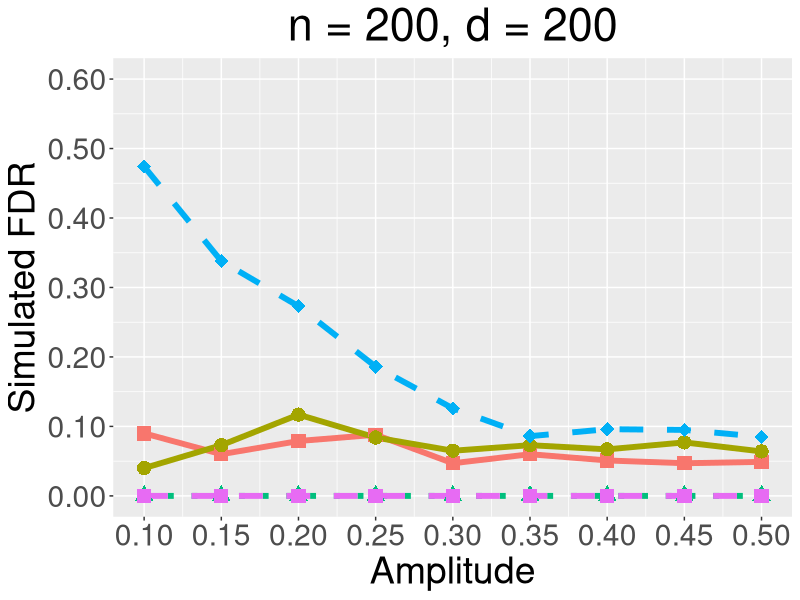
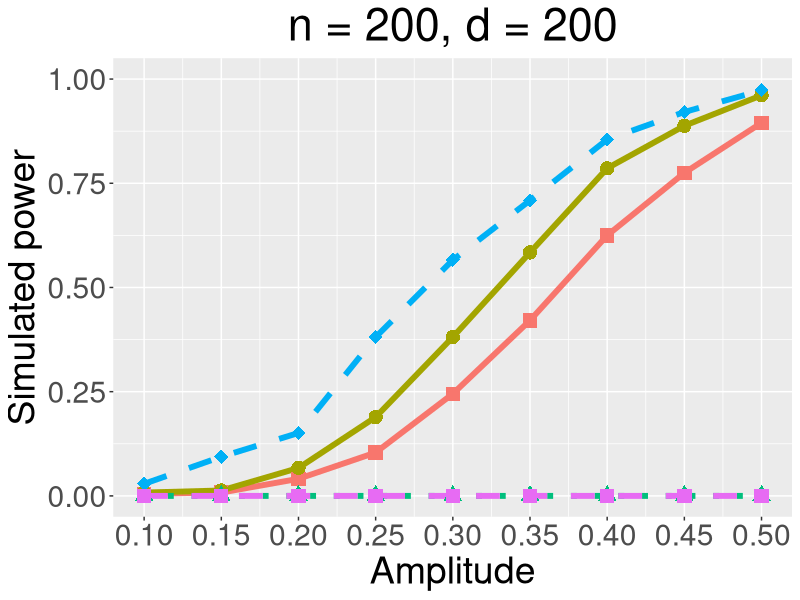
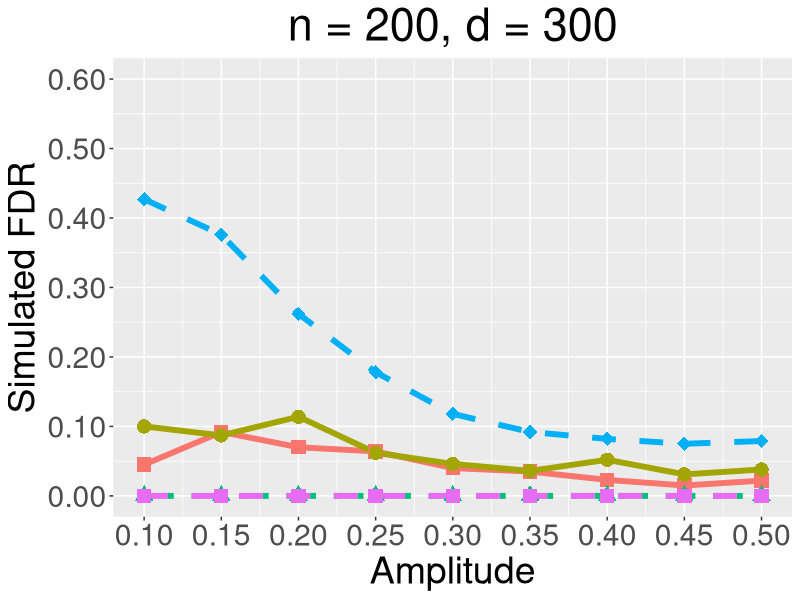
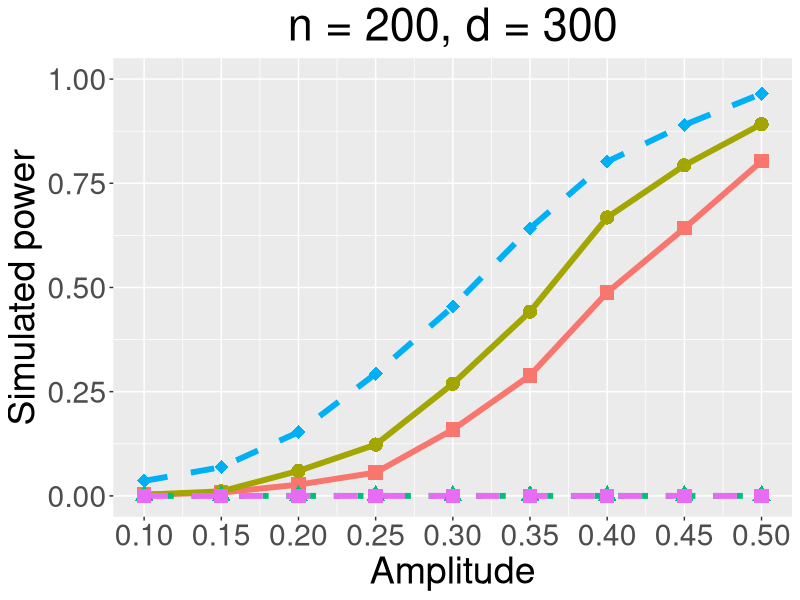
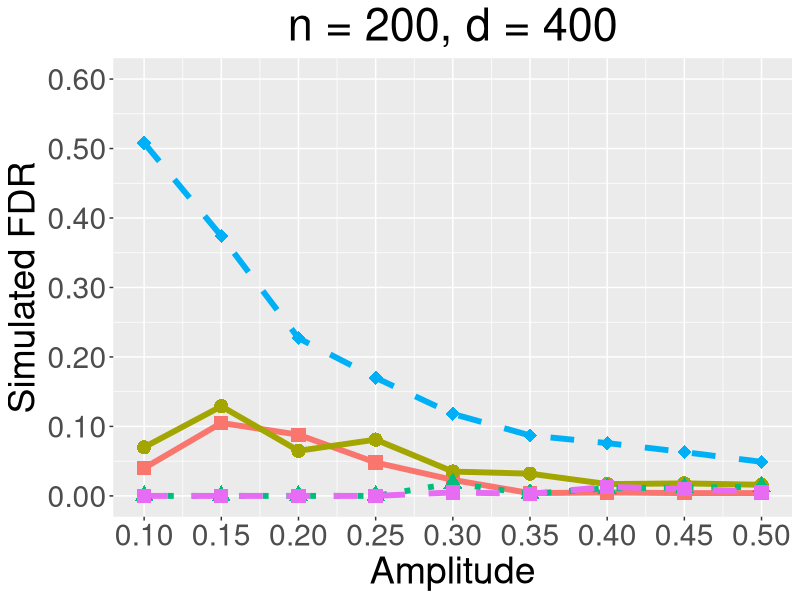
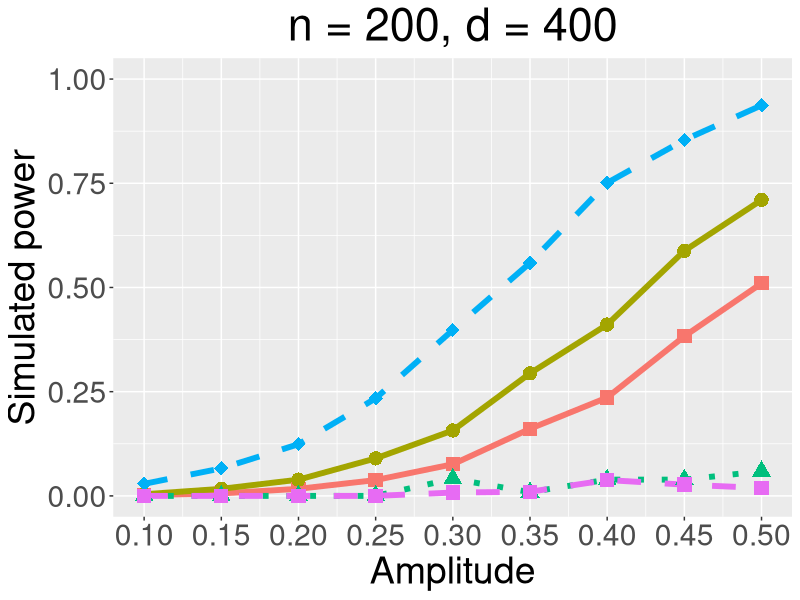
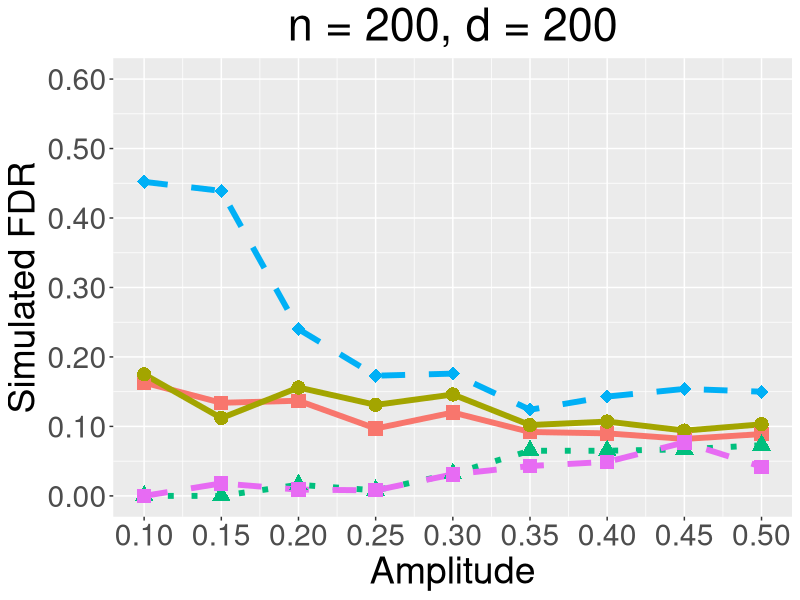
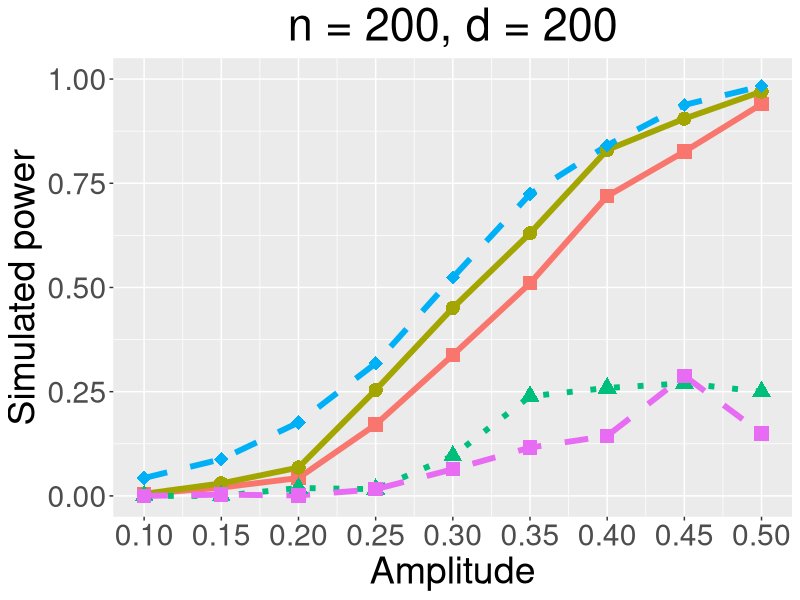

Here is the R script that generated these plots, in order:
library(ggplot2)
# This script presents the results under S2 with FDR level = 0.05.
# We will construct 6 figures, which are 
# 1, n = 200; p = 1*n, 1.5*n, 2*n; rho;
# 2, n = 500; p = 1*n, 1.5*n, 2*n; rho;
# 3, n = 200; p = 1*n, 1.5*n, 2*n; rho;
# 4, n = 500; p = 1*n, 1.5*n, 2*n; rho;
# 5, n = 200; p = 1*n, 1.5*n, 2*n; amp;
# 6, n = 500; p = 1*n, 1.5*n, 2*n; amp.
# Each figure will include 6 subfigures. This script will draw total 36 figures.

# First step, we record the data. Second step, we draw the figure.
# 1st column, 1p method; 2nd column, 2p method; 3rd column, knockoff method.
# Row: larger parameters.

# Figure 1

n200p1fdr_005 = matrix(c(
                         0.09,0.04,0,0.474,0,
                         0.06,0.073,0,0.338,0,
                         0.079,0.117,0,0.273,0,
                         0.088,0.084,0,0.186,0,
                         0.047,0.065,0,0.126,0,
                         0.06,0.073,0,0.086,0,
                         0.051,0.067,0,0.096,0,
                         0.047,0.077,0,0.095,0,
                         0.049,0.064,0,0.085,0),
                       byrow = TRUE, nrow = 9, ncol = 5)


n200p1power_005 = matrix(c(
                           0.005,0.008,0,0.029,0,
                           0.008,0.013,0,0.094,0,
                           0.041,0.067,0,0.151,0,
                           0.104,0.189,0,0.381,0,
                           0.245,0.381,0,0.566,0,
                           0.421,0.584,0,0.709,0,
                           0.625,0.786,0,0.855,0,
                           0.775,0.888,0,0.921,0,
                           0.895,0.961,0,0.973,0),
                         byrow = TRUE, nrow = 9, ncol = 5)




n200p1.5fdr_005 = matrix(c(
                           0.045,0.1,0,0.427,0,
                           0.092,0.087,0,0.376,0,
                           0.07,0.114,0,0.262,0,
                           0.064,0.062,0,0.178,0,
                           0.04,0.046,0,0.118,0,
                           0.035,0.036,0,0.092,0,
                           0.023,0.052,0,0.082,0,
                           0.015,0.031,0,0.075,0,
                           0.022,0.038,0,0.079,0),
                         byrow = TRUE, nrow = 9, ncol = 5)


n200p1.5power_005 = matrix(c(
                             0.003,0.003,0,0.036,0,
                             0.008,0.011,0,0.069,0,
                             0.027,0.06,0,0.153,0,
                             0.056,0.123,0,0.293,0,
                             0.159,0.269,0,0.454,0,
                             0.289,0.442,0,0.642,0,
                             0.488,0.668,0,0.802,0,
                             0.642,0.793,0,0.89,0,
                             0.803,0.892,0,0.965,0),
                           byrow = TRUE, nrow = 9, ncol = 5)



# Figure 2

n200p2fdr_005 = matrix(c(
                         0.04,0.07,0,0.508,0,
                         0.105,0.129,0,0.374,0,
                         0.088,0.065,0,0.227,0,
                         0.048,0.081,0,0.170,0,
                         0.023,0.035,0.018,0.118,0.005,
                         0.004,0.032,0.003,0.087,0.003,
                         0.005,0.017,0.011,0.076,0.013,
                         0.004,0.018,0.012,0.063,0.010,
                         0.004,0.016,0.013,0.049,0.006),
                       byrow = TRUE, nrow = 9, ncol = 5)


n200p2power_005 = matrix(c(
                           0.002,0.004,0,0.029,0,
                           0.006,0.017,0,0.066,0,
                           0.017,0.039,0,0.124,0,
                           0.038,0.09,0,0.234,0,
                           0.076,0.157,0.041,0.398,0.008,
                           0.161,0.294,0.009,0.559,0.010,
                           0.236,0.411,0.039,0.751,0.038,
                           0.383,0.588,0.039,0.854,0.027,
                           0.510,0.710,0.059,0.937,0.019),
                         byrow = TRUE, nrow = 9, ncol = 5)



# Figure 5

n200p1fdr_01 = matrix(c(
                        0.163,0.175,0,0.452,0,
                        0.134,0.112,0,0.439,0.018,
                        0.137,0.156,0.016,0.240,0.009,
                        0.097,0.131,0.008,0.173,0.008,
                        0.120,0.146,0.032,0.176,0.031,
                        0.092,0.102,0.065,0.124,0.043,
                        0.090,0.107,0.065,0.143,0.049,
                        0.082,0.094,0.067,0.154,0.077,
                        0.089,0.103,0.073,0.150,0.042),
                      byrow = TRUE, nrow = 9, ncol = 5)


n200p1power_01 = matrix(c(
                          0.005,0.005,0,0.043,0,
                          0.02,0.03,0,0.088,0.003,
                          0.043,0.068,0.019,0.176,0.001,
                          0.171,0.254,0.016,0.318,0.016,
                          0.338,0.451,0.096,0.524,0.064,
                          0.51,0.63,0.239,0.724,0.116,
                          0.719,0.83,0.259,0.841,0.144,
                          0.826,0.905,0.270,0.938,0.288,
                          0.940,0.970,0.250,0.983,0.150),
                        byrow = TRUE, nrow = 9, ncol = 5)


n200p1.5fdr_01 = matrix(c(
                          0.105,0.165,0,0.444,0,
                          0.161,0.154,0,0.352,0.008,
                          0.117,0.161,0.01,0.222,0.006,
                          0.085,0.086,0.061,0.206,0.012,
                          0.074,0.107,0.054,0.123,0.061,
                          0.055,0.084,0.079,0.102,0.061,
                          0.032,0.051,0.087,0.145,0.060,
                          0.034,0.070,0.079,0.104,0.072,
                          0.029,0.060,0.070,0.108,0.074),
                        byrow = TRUE, nrow = 9, ncol = 5)


n200p1.5power_01 = matrix(c(
                            0.003,0.008,0,0.038,0,
                            0.02,0.027,0,0.073,0.002,
                            0.04,0.065,0.017,0.149,0.005,
                            0.106,0.204,0.162,0.273,0.016,
                            0.227,0.308,0.319,0.473,0.175,
                            0.354,0.52,0.61,0.658,0.251,
                            0.575,0.706,0.827,0.837,0.499,
                            0.734,0.847,0.971,0.906,0.801,
                            0.853,0.910,0.986,0.982,0.953),
                          byrow = TRUE, nrow = 9, ncol = 5)


# Figure 6

n200p2fdr_01 = matrix(c(
                        0.09,0.148,0,0.438,0,
                        0.081,0.111,0,0.356,0,
                        0.148,0.163,0.019,0.270,0.018,
                        0.121,0.15,0.06,0.140,0.061,
                        0.048,0.079,0.062,0.139,0.034,
                        0.025,0.045,0.089,0.102,0.061,
                        0.023,0.039,0.08,0.120,0.085,
                        0.012,0.021,0.101,0.112,0.068,
                        0.009,0.014,0.062,0.122,0.083),
                      byrow = TRUE, nrow = 9, ncol = 5)


n200p2power_01 = matrix(c(
                          0.003,0.006,0,0.026,0,
                          0.01,0.022,0,0.064,0,
                          0.034,0.054,0.021,0.12,0.010,
                          0.06,0.113,0.181,0.229,0.091,
                          0.089,0.199,0.368,0.422,0.170,
                          0.225,0.356,0.639,0.618,0.413,
                          0.334,0.488,0.803,0.799,0.641,
                          0.469,0.659,0.938,0.933,0.865,
                          0.620,0.780,0.970,0.955,0.929),
                        byrow = TRUE, nrow = 9, ncol = 5)


# Amplitude, 12 figures


# Figure 1-1

# Set x label, it is public.
amplevel = rep(c(0.1,0.15,0.2,0.25,0.3,0.35,0.4,0.45,0.5), times = 5)
# Set the type of methods, it is public.
type = rep(c('A','B','C','D','E'), each = 9)

points = c('A' = 15, 'B' = 16, 'C' = 17, 'D' = 18, 'E' = 15)

# Read the data into dataframe.
fdr11 = c(n200p1fdr_005[,1], n200p1fdr_005[,2], n200p1fdr_005[,3], n200p1fdr_005[,4], n200p1fdr_005[,5])
df11 = data.frame(amplevel = amplevel, type = type, fdr = fdr11)

# DRAW
n200p200fdr_005 = 
  ggplot(data = df11, mapping = aes(x = amplevel, y = fdr, colour = type, shape = type, linetype = type)) + scale_linetype_manual(values=c("solid", "solid", "dotted", "dashed", "dashed")) + scale_shape_manual(values = points)+ geom_line(linewidth = 2) + geom_point(size = 4.5) + scale_x_continuous(name = "Amplitude", breaks = seq(0.1, 0.5, by = 0.05), labels = c("0.10", "0.15", "0.20", "0.25", "0.30", "0.35", "0.40", "0.45","0.50"), limits = c(0.1, 0.5)) + scale_y_continuous(name = "Simulated FDR", breaks = seq(0, 0.6, by = 0.1), labels = c("0.00","0.10", "0.20", "0.30", "0.40", "0.50", "0.60"), limits = c(0,0.6)) + ggtitle("n = 200, d = 200") + theme(legend.position = 'none', text = element_text(size = 27), plot.title = element_text(hjust = 0.5)) 

# SAVE
ggsave("n200p200fdr_005.pdf", device = "pdf", path = "C:/Users/朱正天/Desktop/Knockoff_code/Knockoff_pre/S2", width = 8, height = 6)


# Figure 1-2

# Read the data into dataframe.
pwr12 = c(n200p1power_005[,1], n200p1power_005[,2], n200p1power_005[,3], n200p1power_005[,4], n200p1power_005[,5])
df12 = data.frame(amplevel = amplevel, type = type, power = pwr12)

# DRAW
n200p200power_005 = 
  ggplot(data = df12, mapping = aes(x = amplevel, y = power, colour = type, shape = type, linetype = type)) + scale_linetype_manual(values=c("solid", "solid", "dotted", "dashed", "dashed")) + scale_shape_manual(values = points)+ geom_line(linewidth = 2) + geom_point(size = 4.5) + scale_x_continuous(name = "Amplitude", breaks = seq(0.1, 0.5, by = 0.05), labels = c("0.10", "0.15", "0.20", "0.25", "0.30", "0.35", "0.40", "0.45","0.50"), limits = c(0.1, 0.5)) + scale_y_continuous(name = "Simulated power", breaks = seq(0, 1, by = 0.25), labels = c("0.00","0.25", "0.50", "0.75", "1.00"), limits = c(0,1)) + ggtitle("n = 200, d = 200") + theme(legend.position = 'none', text = element_text(size = 27), plot.title = element_text(hjust = 0.5))

# SAVE
ggsave("n200p200power_005.pdf", device = "pdf", path = "C:/Users/朱正天/Desktop/Knockoff_code/Knockoff_pre/S2", width = 8, height = 6)


# Figure 1-3

# Read the data into dataframe.
fdr13 = c(n200p1.5fdr_005[,1], n200p1.5fdr_005[,2], n200p1.5fdr_005[,3], n200p1.5fdr_005[,4], n200p1.5fdr_005[,5])
df13 = data.frame(amplevel = amplevel, type = type, fdr = fdr13)

# DRAW
n200p300fdr_005 = 
  ggplot(data = df13, mapping = aes(x = amplevel, y = fdr, colour = type, shape = type, linetype = type)) + scale_linetype_manual(values=c("solid", "solid", "dotted", "dashed", "dashed")) + scale_shape_manual(values = points)+ geom_line(linewidth = 2) + geom_point(size = 4.5) + scale_x_continuous(name = "Amplitude", breaks = seq(0.1, 0.5, by = 0.05), labels = c("0.10", "0.15", "0.20", "0.25", "0.30", "0.35", "0.40", "0.45","0.50"), limits = c(0.1, 0.5)) + scale_y_continuous(name = "Simulated FDR", breaks = seq(0, 0.6, by = 0.1), labels = c("0.00","0.10", "0.20", "0.30", "0.40", "0.50", "0.60"), limits = c(0,0.6)) + ggtitle("n = 200, d = 300") + theme(legend.position = 'none', text = element_text(size = 27), plot.title = element_text(hjust = 0.5)) 

# SAVE
ggsave("n200p300fdr_005.pdf", device = "pdf", path = "C:/Users/朱正天/Desktop/Knockoff_code/Knockoff_pre/S2", width = 8, height = 6)


# Figure 1-4

# Read the data into dataframe.
pwr14 = c(n200p1.5power_005[,1], n200p1.5power_005[,2], n200p1.5power_005[,3], n200p1.5power_005[,4], n200p1.5power_005[,5])
df14 = data.frame(amplevel = amplevel, type = type, power = pwr14)

# DRAW
n200p300power_005 = 
  ggplot(data = df14, mapping = aes(x = amplevel, y = power, colour = type, shape = type, linetype = type)) + scale_linetype_manual(values=c("solid", "solid", "dotted", "dashed", "dashed")) + scale_shape_manual(values = points)+ geom_line(linewidth = 2) + geom_point(size = 4.5) + scale_x_continuous(name = "Amplitude", breaks = seq(0.1, 0.5, by = 0.05), labels = c("0.10", "0.15", "0.20", "0.25", "0.30", "0.35", "0.40", "0.45","0.50"), limits = c(0.1, 0.5)) + scale_y_continuous(name = "Simulated power", breaks = seq(0, 1, by = 0.25), labels = c("0.00","0.25", "0.50", "0.75", "1.00"), limits = c(0,1)) + ggtitle("n = 200, d = 300") + theme(legend.position = 'none', text = element_text(size = 27), plot.title = element_text(hjust = 0.5))

# SAVE
ggsave("n200p300power_005.pdf", device = "pdf", path = "C:/Users/朱正天/Desktop/Knockoff_code/Knockoff_pre/S2", width = 8, height = 6)


# Figure 1-9

# Read the data into dataframe.
fdr19 = c(n200p2fdr_005[,1], n200p2fdr_005[,2], n200p2fdr_005[,3], n200p2fdr_005[,4], n200p2fdr_005[,5])
df19 = data.frame(amplevel = amplevel, type = type, fdr = fdr19)

# DRAW
n200p400fdr_005 = 
  ggplot(data = df19, mapping = aes(x = amplevel, y = fdr, colour = type, shape = type, linetype = type)) + scale_linetype_manual(values=c("solid", "solid", "dotted", "dashed", "dashed")) + scale_shape_manual(values = points)+ geom_line(linewidth = 2) + geom_point(size = 4.5) + scale_x_continuous(name = "Amplitude", breaks = seq(0.1, 0.5, by = 0.05), labels = c("0.10", "0.15", "0.20", "0.25", "0.30", "0.35", "0.40", "0.45","0.50"), limits = c(0.1, 0.5)) + scale_y_continuous(name = "Simulated FDR", breaks = seq(0, 0.6, by = 0.1), labels = c("0.00","0.10", "0.20", "0.30", "0.40", "0.50", "0.60"), limits = c(0,0.6)) + ggtitle("n = 200, d = 400") + theme(legend.position = 'none', text = element_text(size = 27), plot.title = element_text(hjust = 0.5)) 

# SAVE
ggsave("n200p400fdr_005.pdf", device = "pdf", path = "C:/Users/朱正天/Desktop/Knockoff_code/Knockoff_pre/S2", width = 8, height = 6)


# Figure 1-10

# Read the data into dataframe.
pwr110 = c(n200p2power_005[,1], n200p2power_005[,2], n200p2power_005[,3], n200p2power_005[,4], n200p2power_005[,5])
df110 = data.frame(amplevel = amplevel, type = type, power = pwr110)

# DRAW
n200p400power_005 = 
  ggplot(data = df110, mapping = aes(x = amplevel, y = power, colour = type, shape = type, linetype = type)) + scale_linetype_manual(values=c("solid", "solid", "dotted", "dashed", "dashed")) + scale_shape_manual(values = points)+ geom_line(linewidth = 2) + geom_point(size = 4.5) + scale_x_continuous(name = "Amplitude", breaks = seq(0.1, 0.5, by = 0.05), labels = c("0.10", "0.15", "0.20", "0.25", "0.30", "0.35", "0.40", "0.45","0.50"), limits = c(0.1, 0.5)) + scale_y_continuous(name = "Simulated power", breaks = seq(0, 1, by = 0.25), labels = c("0.00","0.25", "0.50", "0.75", "1.00"), limits = c(0,1)) + ggtitle("n = 200, d = 400") + theme(legend.position = 'none', text = element_text(size = 27), plot.title = element_text(hjust = 0.5))

# SAVE
ggsave("n200p400power_005.pdf", device = "pdf", path = "C:/Users/朱正天/Desktop/Knockoff_code/Knockoff_pre/S2", width = 8, height = 6)




# Amp, 12 figures


# Figure 2-1
# Set x label, it is public.
amp = rep(c(0.1,0.15,0.2,0.25,0.3,0.35,0.4,0.45,0.5), times = 5)

# Read the data into dataframe.
fdr21 = c(n200p1fdr_01[,1], n200p1fdr_01[,2], n200p1fdr_01[,3], n200p1fdr_01[,4], n200p1fdr_01[,5])
df21 = data.frame(amp = amp, type = type, fdr = fdr21)

# DRAW
n200p200fdr_01 = 
  ggplot(data = df21, mapping = aes(x = amp, y = fdr, colour = type, shape = type, linetype = type)) + scale_linetype_manual(values=c("solid", "solid", "dotted", "dashed", "dashed")) + scale_shape_manual(values = points)+ geom_line(linewidth = 2) + geom_point(size = 4.5) + scale_x_continuous(name = "Amplitude", breaks = seq(0.1, 0.5, by = 0.05), labels = c("0.10", "0.15", "0.20", "0.25", "0.30", "0.35", "0.40", "0.45","0.50"), limits = c(0.1, 0.5)) + ggtitle("n = 200, d = 200") + theme(legend.position = 'none', text = element_text(size = 27), plot.title = element_text(hjust = 0.5)) + scale_y_continuous(name = "Simulated FDR", breaks = seq(0, 0.6, by = 0.1), labels = c("0.00","0.10", "0.20", "0.30", "0.40", "0.50", "0.60"), limits = c(0,0.6))

# SAVE
ggsave("n200p200fdr_01.pdf", device = "pdf", path = "C:/Users/朱正天/Desktop/Knockoff_code/Knockoff_pre/S2", width = 8, height = 6)


# Figure 2-2

# Read the data into dataframe.
pwr22 = c(n200p1power_01[,1], n200p1power_01[,2], n200p1power_01[,3], n200p1power_01[,4], n200p1power_01[,5])
df22 = data.frame(amp = amp, type = type, power = pwr22)

# DRAW
n200p200power_01 = 
  ggplot(data = df22, mapping = aes(x = amp, y = power, colour = type, shape = type, linetype = type)) + scale_linetype_manual(values=c("solid", "solid", "dotted", "dashed", "dashed")) + scale_shape_manual(values = points)+ geom_line(linewidth = 2) + geom_point(size = 4.5) + scale_x_continuous(name = "Amplitude", breaks = seq(0.1, 0.5, by = 0.05), labels = c("0.10", "0.15", "0.20", "0.25", "0.30", "0.35", "0.40", "0.45","0.50"), limits = c(0.1, 0.5)) + scale_y_continuous(name = "Simulated power", breaks = seq(0, 1, by = 0.25), labels = c("0.00","0.25", "0.50", "0.75", "1.00"), limits = c(0,1)) + ggtitle("n = 200, d = 200") + theme(legend.position = 'none', text = element_text(size = 27), plot.title = element_text(hjust = 0.5))

# SAVE
ggsave("n200p200power_01.pdf", device = "pdf", path = "C:/Users/朱正天/Desktop/Knockoff_code/Knockoff_pre/S2", width = 8, height = 6)



# Figure 2-3

# Read the data into dataframe.
fdr23 = c(n200p1.5fdr_01[,1], n200p1.5fdr_01[,2], n200p1.5fdr_01[,3], n200p1.5fdr_01[,4], n200p1.5fdr_01[,5])
df23 = data.frame(amp = amp, type = type, fdr = fdr23)

# DRAW
n200p300fdr_01 = 
  ggplot(data = df23, mapping = aes(x = amp, y = fdr, colour = type, shape = type, linetype = type)) + scale_linetype_manual(values=c("solid", "solid", "dotted", "dashed", "dashed")) + scale_shape_manual(values = points)+ geom_line(linewidth = 2) + geom_point(size = 4.5) + scale_x_continuous(name = "Amplitude", breaks = seq(0.1, 0.5, by = 0.05), labels = c("0.10", "0.15", "0.20", "0.25", "0.30", "0.35", "0.40", "0.45","0.50"), limits = c(0.1, 0.5)) + ggtitle("n = 200, d = 300") + theme(legend.position = 'none', text = element_text(size = 27), plot.title = element_text(hjust = 0.5)) + scale_y_continuous(name = "Simulated FDR", breaks = seq(0, 0.6, by = 0.1), labels = c("0.00","0.10", "0.20", "0.30", "0.40", "0.50", "0.60"), limits = c(0,0.6))

# SAVE
ggsave("n200p300fdr_01.pdf", device = "pdf", path = "C:/Users/朱正天/Desktop/Knockoff_code/Knockoff_pre/S2", width = 8, height = 6)


# Figure 2-4

# Read the data into dataframe.
pwr24 = c(n200p1.5power_01[,1], n200p1.5power_01[,2], n200p1.5power_01[,3], n200p1.5power_01[,4], n200p1.5power_01[,5])
df24 = data.frame(amp = amp, type = type, power = pwr24)

# DRAW
n200p300power_01 = 
  ggplot(data = df24, mapping = aes(x = amp, y = power, colour = type, shape = type, linetype = type)) + scale_linetype_manual(values=c("solid", "solid", "dotted", "dashed", "dashed")) + scale_shape_manual(values = points)+ geom_line(linewidth = 2) + geom_point(size = 4.5) + scale_x_continuous(name = "Amplitude", breaks = seq(0.1, 0.5, by = 0.05), labels = c("0.10", "0.15", "0.20", "0.25", "0.30", "0.35", "0.40", "0.45","0.50"), limits = c(0.1, 0.5)) + scale_y_continuous(name = "Simulated power", breaks = seq(0, 1, by = 0.25), labels = c("0.00","0.25", "0.50", "0.75", "1.00"), limits = c(0,1)) + ggtitle("n = 200, d = 300") + theme(legend.position = 'none', text = element_text(size = 27), plot.title = element_text(hjust = 0.5))

# SAVE
ggsave("n200p300power_01.pdf", device = "pdf", path = "C:/Users/朱正天/Desktop/Knockoff_code/Knockoff_pre/S2", width = 8, height = 6)


# Figure 2-9

# Read the data into dataframe.
fdr29 = c(n200p2fdr_01[,1], n200p2fdr_01[,2], n200p2fdr_01[,3], n200p2fdr_01[,4], n200p2fdr_01[,5])
df29 = data.frame(amp = amp, type = type, fdr = fdr29)

# DRAW
n200p400fdr_01 = 
  ggplot(data = df29, mapping = aes(x = amp, y = fdr, colour = type, shape = type, linetype = type)) + scale_linetype_manual(values=c("solid", "solid", "dotted", "dashed", "dashed")) + scale_shape_manual(values = points)+ geom_line(linewidth = 2) + geom_point(size = 4.5) + scale_x_continuous(name = "Amplitude", breaks = seq(0.1, 0.5, by = 0.05), labels = c("0.10", "0.15", "0.20", "0.25", "0.30", "0.35", "0.40", "0.45","0.50"), limits = c(0.1, 0.5)) + ggtitle("n = 200, d = 400") + theme(legend.position = 'none', text = element_text(size = 27), plot.title = element_text(hjust = 0.5)) + scale_y_continuous(name = "Simulated FDR", breaks = seq(0, 0.6, by = 0.1), labels = c("0.00","0.10", "0.20", "0.30", "0.40", "0.50", "0.60"), limits = c(0,0.6))

# SAVE
ggsave("n200p400fdr_01.pdf", device = "pdf", path = "C:/Users/朱正天/Desktop/Knockoff_code/Knockoff_pre/S2", width = 8, height = 6)


# Figure 2-10

# Read the data into dataframe.
pwr210 = c(n200p2power_01[,1], n200p2power_01[,2], n200p2power_01[,3], n200p2power_01[,4], n200p2power_01[,5])
df210 = data.frame(amp = amp, type = type, power = pwr210)

# DRAW
n200p400power_01 = 
  ggplot(data = df210, mapping = aes(x = amp, y = power, colour = type, shape = type, linetype = type)) + scale_linetype_manual(values=c("solid", "solid", "dotted", "dashed", "dashed")) + scale_shape_manual(values = points)+ geom_line(linewidth = 2) + geom_point(size = 4.5) + scale_x_continuous(name = "Amplitude", breaks = seq(0.1, 0.5, by = 0.05), labels = c("0.10", "0.15", "0.20", "0.25", "0.30", "0.35", "0.40", "0.45","0.50"), limits = c(0.1, 0.5)) + scale_y_continuous(name = "Simulated power", breaks = seq(0, 1, by = 0.25), labels = c("0.00","0.25", "0.50", "0.75", "1.00"), limits = c(0,1)) + ggtitle("n = 200, d = 400") + theme(legend.position = 'none', text = element_text(size = 27), plot.title = element_text(hjust = 0.5))

# SAVE
ggsave("n200p400power_01.pdf", device = "pdf", path = "C:/Users/朱正天/Desktop/Knockoff_code/Knockoff_pre/S2", width = 8, height = 6)

